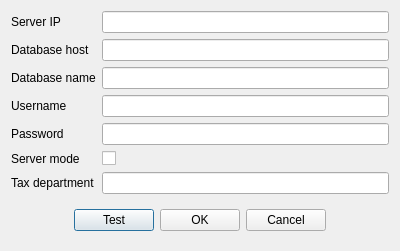
<?xml version="1.0" encoding="UTF-8"?>
<ui version="4.0">
 <class>DlgConnection</class>
 <widget class="QDialog" name="DlgConnection">
  <property name="geometry">
   <rect>
    <x>0</x>
    <y>0</y>
    <width>400</width>
    <height>236</height>
   </rect>
  </property>
  <property name="windowTitle">
   <string>Connection params</string>
  </property>
  <layout class="QVBoxLayout" name="verticalLayout">
   <item>
    <layout class="QGridLayout" name="gridLayout">
     <item row="6" column="1">
      <widget class="QLineEdit" name="leTaxDepartment"/>
     </item>
     <item row="2" column="1">
      <widget class="QLineEdit" name="lnPath"/>
     </item>
     <item row="0" column="1">
      <widget class="QLineEdit" name="lnServerIP"/>
     </item>
     <item row="1" column="1">
      <widget class="QLineEdit" name="lnHost"/>
     </item>
     <item row="2" column="0">
      <widget class="QLabel" name="label_5">
       <property name="text">
        <string>Database name</string>
       </property>
      </widget>
     </item>
     <item row="4" column="0">
      <widget class="QLabel" name="label_3">
       <property name="text">
        <string>Password</string>
       </property>
      </widget>
     </item>
     <item row="1" column="0">
      <widget class="QLabel" name="label">
       <property name="text">
        <string>Database host</string>
       </property>
      </widget>
     </item>
     <item row="3" column="0">
      <widget class="QLabel" name="label_2">
       <property name="text">
        <string>Username</string>
       </property>
      </widget>
     </item>
     <item row="4" column="1">
      <widget class="QLineEdit" name="lnPass"/>
     </item>
     <item row="3" column="1">
      <widget class="QLineEdit" name="lnUser"/>
     </item>
     <item row="6" column="0">
      <widget class="QLabel" name="label_7">
       <property name="text">
        <string>Tax department</string>
       </property>
      </widget>
     </item>
     <item row="5" column="1">
      <widget class="QCheckBox" name="chServerMode">
       <property name="text">
        <string/>
       </property>
      </widget>
     </item>
     <item row="7" column="0" colspan="2">
      <widget class="QWidget" name="widget" native="true">
       <layout class="QHBoxLayout" name="horizontalLayout">
        <item>
         <spacer name="horizontalSpacer">
          <property name="orientation">
           <enum>Qt::Horizontal</enum>
          </property>
          <property name="sizeHint" stdset="0">
           <size>
            <width>40</width>
            <height>20</height>
           </size>
          </property>
         </spacer>
        </item>
        <item>
         <widget class="QPushButton" name="btnTest">
          <property name="text">
           <string>Test</string>
          </property>
         </widget>
        </item>
        <item>
         <widget class="QPushButton" name="btnOk">
          <property name="text">
           <string>OK</string>
          </property>
         </widget>
        </item>
        <item>
         <widget class="QPushButton" name="btnCancel">
          <property name="text">
           <string>Cancel</string>
          </property>
         </widget>
        </item>
        <item>
         <spacer name="horizontalSpacer_2">
          <property name="orientation">
           <enum>Qt::Horizontal</enum>
          </property>
          <property name="sizeHint" stdset="0">
           <size>
            <width>40</width>
            <height>20</height>
           </size>
          </property>
         </spacer>
        </item>
       </layout>
      </widget>
     </item>
     <item row="0" column="0">
      <widget class="QLabel" name="label_4">
       <property name="text">
        <string>Server IP</string>
       </property>
      </widget>
     </item>
     <item row="5" column="0">
      <widget class="QLabel" name="label_6">
       <property name="text">
        <string>Server mode</string>
       </property>
      </widget>
     </item>
    </layout>
   </item>
  </layout>
 </widget>
 <tabstops>
  <tabstop>lnServerIP</tabstop>
  <tabstop>lnHost</tabstop>
  <tabstop>lnPath</tabstop>
  <tabstop>lnUser</tabstop>
  <tabstop>lnPass</tabstop>
  <tabstop>btnTest</tabstop>
  <tabstop>btnOk</tabstop>
  <tabstop>btnCancel</tabstop>
 </tabstops>
 <resources/>
 <connections/>
</ui>
